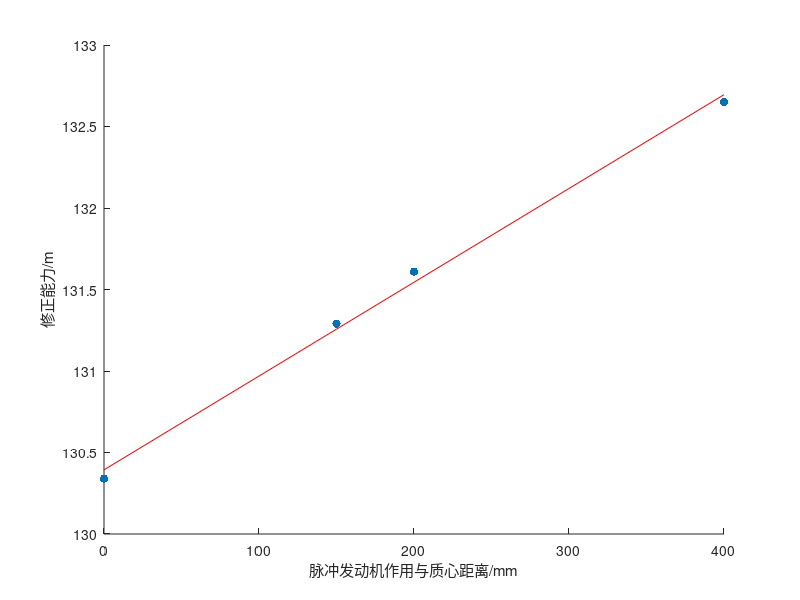

The MATLAB source for this figure:
% 定义你的四个点
x = [0,150,200,400];
y = [9302.66, 9303.61, 9303.93, 9304.97];  % 修正落点
subtract_value = 9172.32;  % 减去自由落点

% 计算修正能力
y_new = y - subtract_value;

% 画散点图
scatter(x, y_new, 'filled')
xlabel('脉冲发动机作用与质心距离/mm')  % X轴含义
ylabel('修正能力/m')  % Y轴含义

% 进行线性拟合
p = polyfit(x, y_new, 1);  % 1代表线性拟合

% 根据拟合结果画线
hold on  % 保持当前图像，继续在上面画图
plot(x, polyval(p, x), 'r-')  % 画出拟合的直线
hold off  % 解除保持
